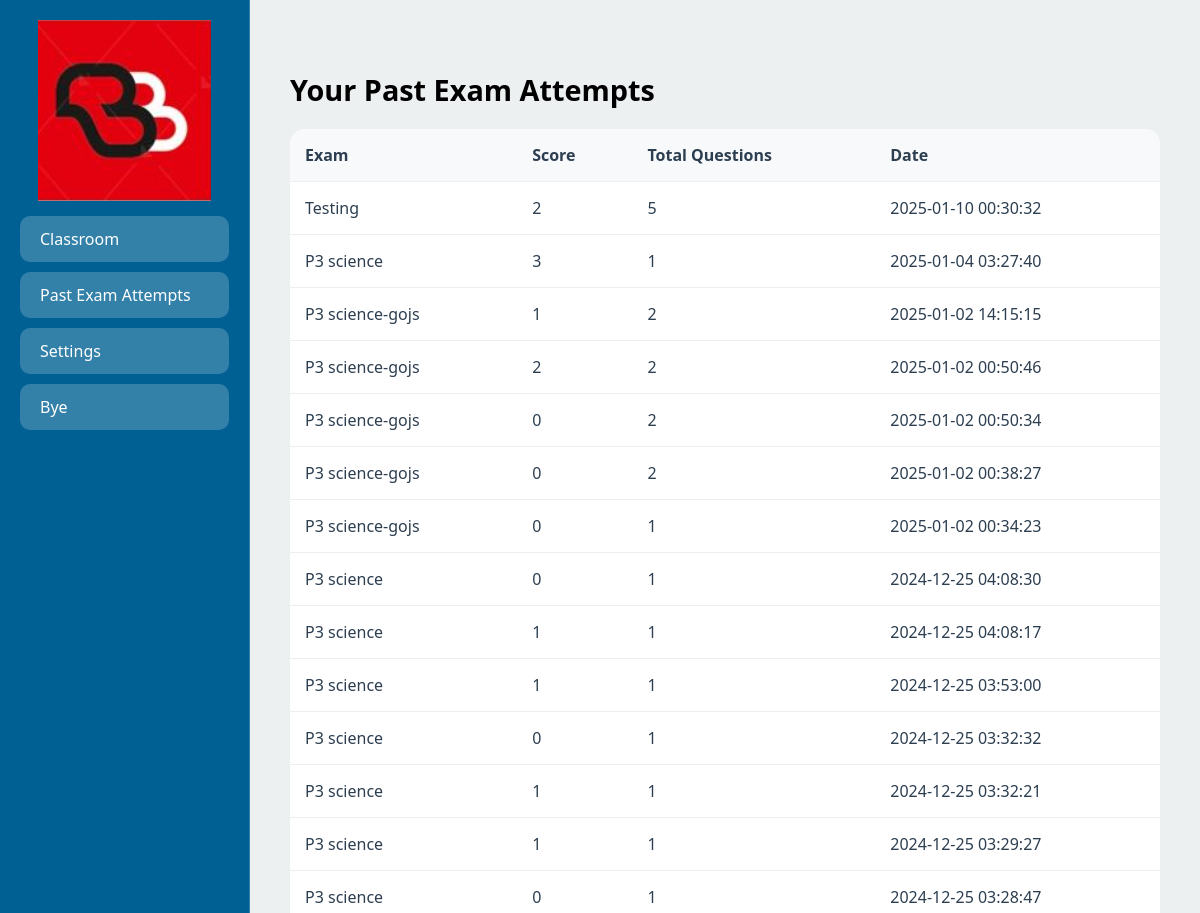
Page /attempts (signed in, upper part) on the earlier database version.
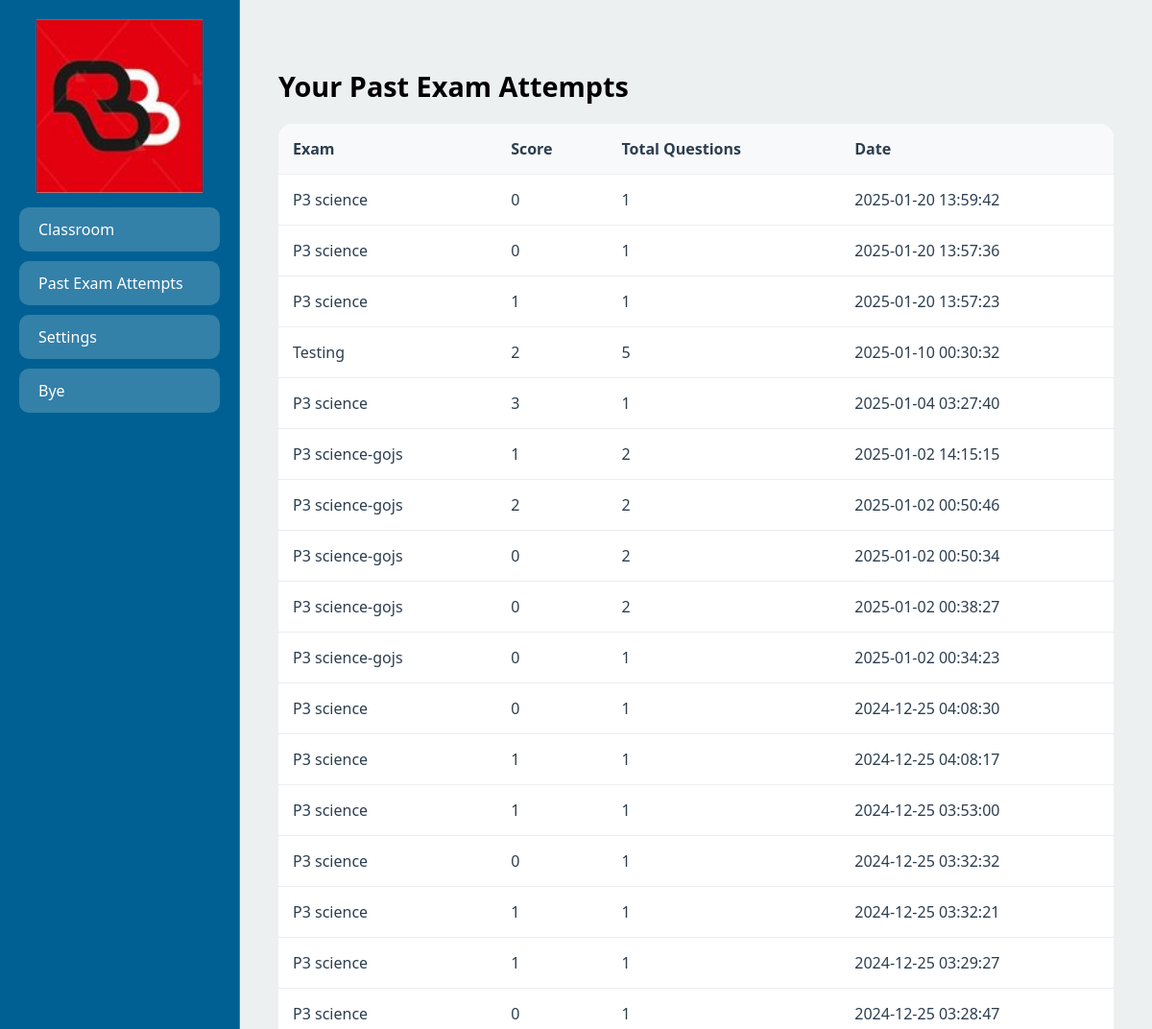
Same page on the later database version.
### app.py (models this page shows)
class ExamAttempt(db.Model):
    id = db.Column(db.Integer, primary_key=True)
    user_id = db.Column(db.Integer, db.ForeignKey('user.id'), nullable=False)
    exam_id = db.Column(db.Integer, db.ForeignKey('exam.id'), nullable=False)
    score = db.Column(db.Integer, nullable=False)
    total_questions = db.Column(db.Integer, nullable=False)
    attempt_date = db.Column(db.DateTime, default=datetime.utcnow)
    user = db.relationship('User', backref='attempts', lazy=True)
    exam = db.relationship('Exam', backref='attempts', lazy=True)

class Exam(db.Model):
    __tablename__ = 'exam'
    id = db.Column(db.Integer, primary_key=True)
    title = db.Column(db.String(100), nullable=False)
    questions = db.relationship('Question', backref='exam', lazy=True)

### app.py (the view)
@app.route("/attempts")
@login_required
def attempts():
    attempts = ExamAttempt.query.filter_by(user_id=current_user.id).order_by(ExamAttempt.attempt_date.desc()).all()
    return render_template("attempts.html", attempts=attempts)

### app.py (called while the page is built)
@login_manager.user_loader
def load_user(user_id):
    return User.query.get(int(user_id))

### templates/attempts.html (shortened to what this page needs)
<!DOCTYPE html>
<html lang="en">
<head>
</head>
<body>
    <div class="sidebar">
     <center> <img src="static/logo.png" alt="Backbench Logo"></center>
            <a href="{{ url_for('user_home') }}" class="sidebar-button">Classroom</a>
            <a href="{{ url_for('attempts') }}" class="sidebar-button">Past Exam Attempts</a>
            <a href="{{ url_for('settings') }}" class="sidebar-button">Settings</a>
        <a href="{{ url_for('logout') }}" class="sidebar-button">Bye</a>
    </div>
    <div class="content">
        <h2>Your Past Exam Attempts</h2>
        <table class="attempts-table">
            <thead>
                <tr>
                    <th>Exam</th>
                    <th>Score</th>
                    <th>Total Questions</th>
                    <th>Date</th>
                </tr>
            </thead>
            <tbody>
                {% for attempt in attempts %}
                <tr>
                    <td>{{ attempt.exam.title }}</td>
                    <td>{{ attempt.score }}</td>
                    <td>{{ attempt.total_questions }}</td>
                    <td>{{ attempt.attempt_date.strftime('%Y-%m-%d %H:%M:%S') }}</td>
                </tr>
                {% endfor %}
            </tbody>
        </table>
    </div>
</body>
</html>

### templates/attempts.html (style rules this page uses)
* { box-sizing: border-box; margin: 0; padding: 0; font-family: 'Segoe UI', Tahoma, Geneva, Verdana, sans-serif; }
body { background: linear-gradient(135deg, #6a11cb 0%, #2575fc 100%); min-height: 100vh; display: flex; }
.sidebar { width: 250px; background: #006093; backdrop-filter: blur(10px); padding: 20px; border-right: 1px solid rgba(255, 255, 255, 0.2); }
.sidebar-button { display: block; padding: 12px 20px; margin: 10px 0; background: rgba(255, 255, 255, 0.2); color: white; text-decoration: none; border-radius: 10px; transition: all 0.3s ease; }
.content { flex: 1; padding: 40px; color: black; background: #ecf0f1; }
h2 { margin: 30px 0 20px; font-size: 1.8em; }
.attempts-table { width: 100%; background: white; border-radius: 15px; overflow: hidden; border-collapse: collapse; }
.attempts-table th, .attempts-table td { padding: 15px; text-align: left; color: #2c3e50; border-bottom: 1px solid #eee; }
.attempts-table th { background: #f8f9fa; font-weight: 600; }

Differences in the rows shown:
added ExamAttempt: exam "P3 science", score "0", total_questions "1", attempt_date "2025-01-20 13:59:42"
added ExamAttempt: exam "P3 science", score "0", total_questions "1", attempt_date "2025-01-20 13:57:36"
added ExamAttempt: exam "P3 science", score "1", total_questions "1", attempt_date "2025-01-20 13:57:23"
